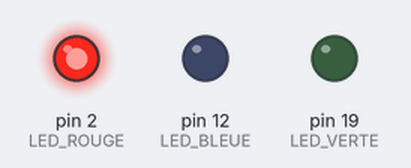
Recording of a sketch running on a simulated Arduino Uno, built with avr-gcc and run on an emulated ATmega328P. On the bench: output pins drawn as LEDs (lit = HIGH).

Above: at 0.5 s.
At 1.5 s:
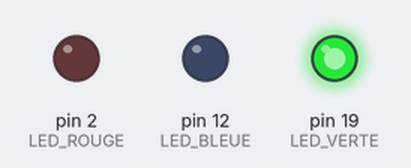
At 2.5 s:
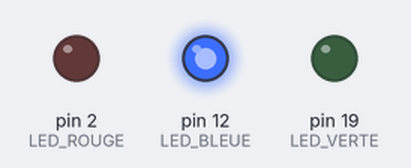
At 3.5 s:
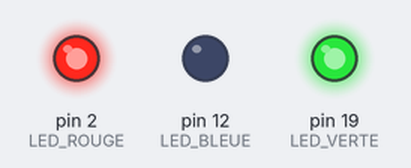
At 4.5 s:
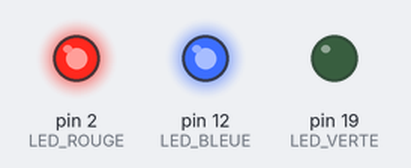
At 5.5 s:
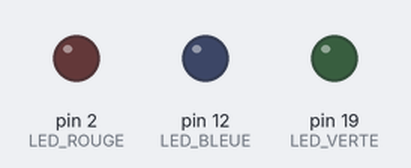
Timing chart, 0 to 7.8 s (numbered marks = the images above):
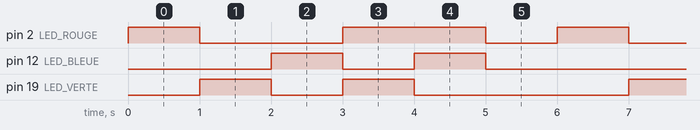

The sketch:

test_led.ino
```cpp
// Test de la LED RVB : rouge, vert, bleu, puis les couleurs des modes.

const int LED_ROUGE = 2, LED_VERTE = 19, LED_BLEUE = 12;

void led(int r, int v, int b) {
  analogWrite(LED_ROUGE, r);
  analogWrite(LED_VERTE, v);
  analogWrite(LED_BLEUE, b);
  delay(1000);
}

void setup() {
  pinMode(LED_ROUGE, OUTPUT);
  pinMode(LED_VERTE, OUTPUT);
  pinMode(LED_BLEUE, OUTPUT);
}

void loop() {
  led(255, 0, 0);    // Évitement d'obstacle
  led(0, 255, 0);    // Suivi de ligne
  led(0, 0, 255);    // Carré
  led(254, 254, 0);  // Cercle
  led(236, 0, 255);  // Triangle
  led(0, 0, 0);
}
```

Measured:
- by itself, pin 2 (LED_ROUGE): repeats every 6.0 s: LOW 2.0 s, HIGH 2.0 s, LOW 1.0 s, HIGH 1.0 s
- by itself, pin 12 (LED_BLEUE), pin 19 (LED_VERTE): repeats every 6.0 s: LOW 1.0 s, HIGH 1.0 s, LOW 3.0 s, HIGH 1.0 s
- by itself, everything shown: repeats every 6.0 s, in 6 steps
